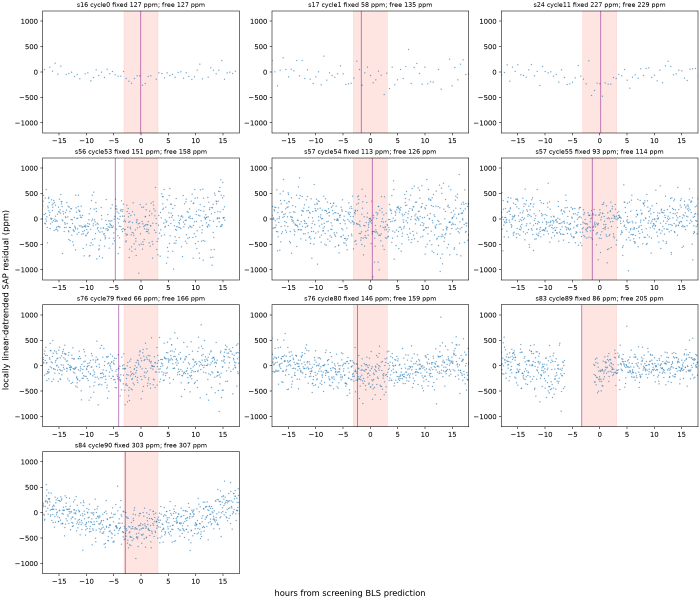
#> input picture reviews/2026-11-05-baseline-reconciliation/R688/batch-shared/raw-events.png, 2100 x 1800 px, found by its file name (shown at 1/3 size)
$ python contact.py
#> lines starting #> are read from the running program, lines starting #| are printed output that depends on the picture
from pathlib import Path
from PIL import Image,ImageOps,ImageDraw
import csv,glob
B=Path(__file__).parent
for kind in ('raw','diff'):
 rows=[]
 for q in csv.DictReader((B/'queue.csv').open()):
#> (reads reviews/2026-11-05-next100/batch04/queue.csv from the repository)
  tic=q['tic'];p=B/tic/'raw-events.png' if kind=='raw' else Path(glob.glob(str(Path('[local path omitted] 5/made/sb1-scale/diffimg')/tic/'diff_s*.png'))[0]);im=Image.open(p).convert('RGB');im.thumbnail((550,350));canvas=Image.new('RGB',(570,390),'white');ImageDraw.Draw(canvas).text((8,4),tic,fill='black');canvas.paste(im,((570-im.width)//2,30));rows.append(canvas)
#> after `im.thumbnail((550, 350))`:
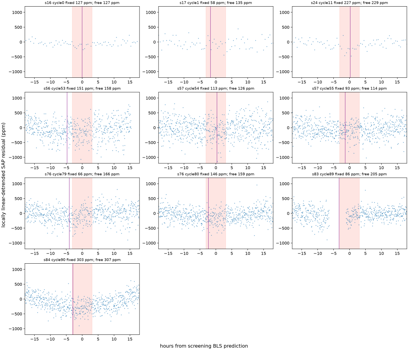
#> im: PIL image 408x350 RGB; mean R, G, B 247.3, 245.6, 246.1
#> after `canvas = Image.new('RGB', (570, 390), 'white')`: canvas: PIL image 570x390 RGB; every value is 255
#> after `ImageDraw.Draw(canvas).text((8, 4), tic, fill='black')`:
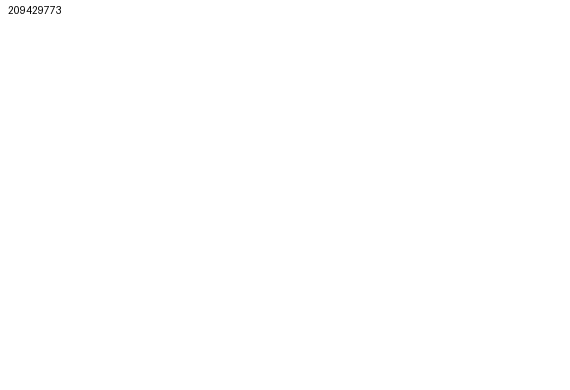
#> canvas: PIL image 570x390 RGB; min 3, max 255, mean 254.9
#> after `canvas.paste(im, ((570 - im.width) // 2, 30))`:
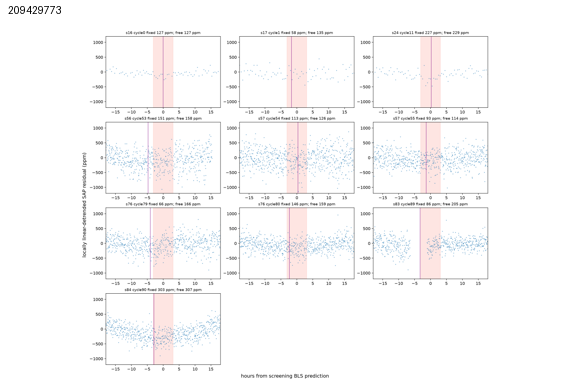
#> canvas: PIL image 570x390 RGB; mean R, G, B 249.9, 248.8, 249.1
 out=Image.new('RGB',(570*2,390*5),'white')
#> out: PIL image 1140x1950 RGB; every value is 255
 for i,im in enumerate(rows):out.paste(im,((i%2)*570,(i//2)*390))
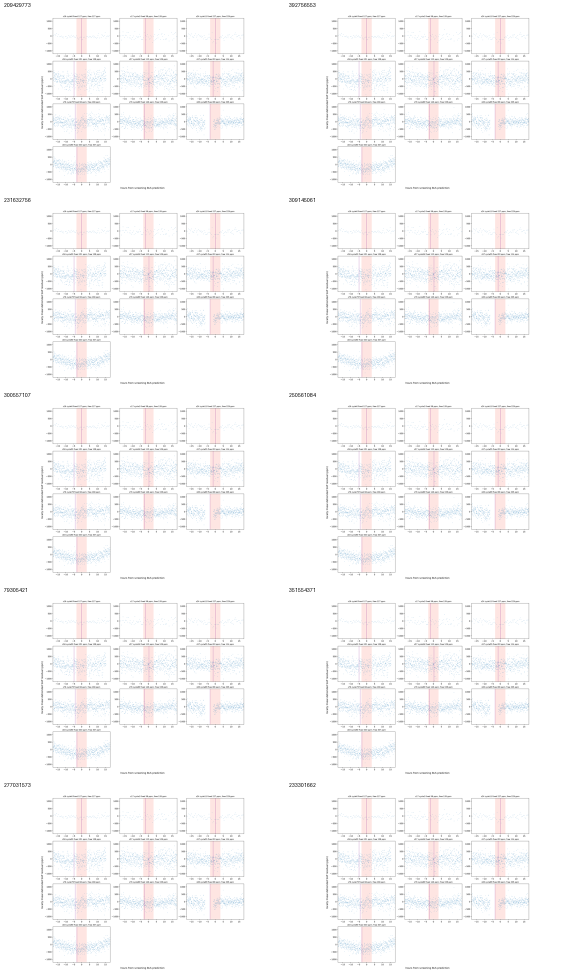
#> out: PIL image 1140x1950 RGB (shown at 1/2 size); mean R, G, B 249.9, 248.8, 249.1
#> (the run stopped early here; a loop or call above may not have finished)
